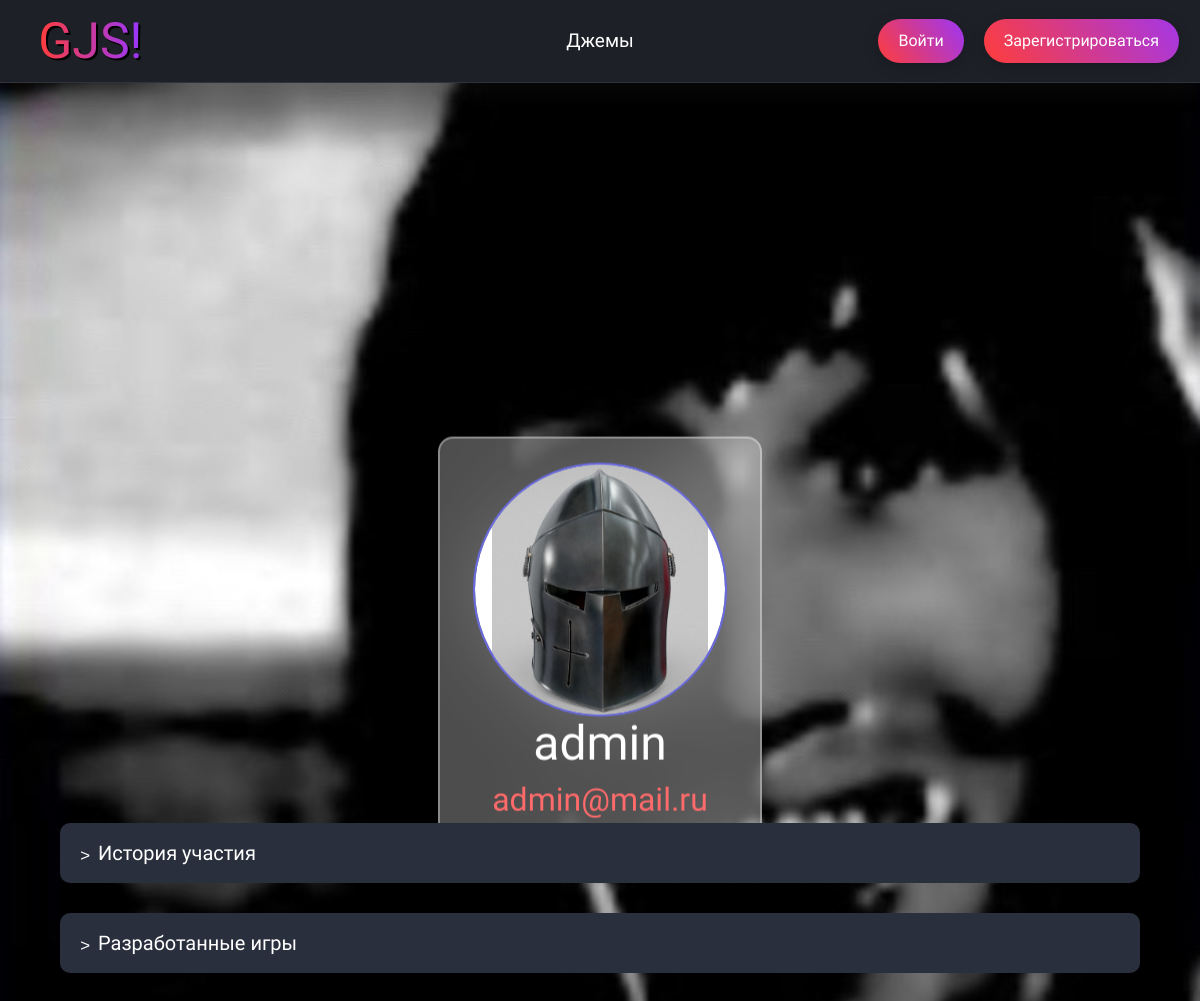
Page /profile/admin/ on the committed database.
### users/models.py (models this page shows)
class User(AbstractUser):
    email = models.EmailField(unique=True, verbose_name="Электронная почта")
    avatar_image = models.ImageField(upload_to="users", blank=True, null=True)
    hat_image = models.ImageField(upload_to="users", blank=True, null=True)

### users/views.py (the view)
# urls.py: path('<str:username>/', views.Profile.as_view(), name='profile_detail'),
class Profile(DetailView):
    model = User
    template_name = 'pages/user_pages/user_profile.html'
    context_object_name = 'profile_data'
    def get_object(self, queryset=None):
        username = self.kwargs.get('username')
        return get_object_or_404(User, username=username)
    def get_context_data(self, **kwargs):
        context = super().get_context_data(**kwargs)
        context['past_jams'] = get_user_jams_history(self.kwargs.get('username'))
        context['user_games'] = get_user_games_history(self.kwargs.get('username'))
        return context

### users/services.py (called while the page is built)
def get_user_jams_history(username: str) -> QuerySet:
    return (GameJam.objects.filter(users__username=username, status='FN')
    .annotate(
        user_rating=Round(
            Avg(
                Case(
                    When(ratinguserjam__user__username=username, then='ratinguserjam__stars'),
                    output_field=FloatField()
                )
            ),
            1  # Округляем до 1 знака после запятой
        )
    )).exclude(user_rating=None).values('uuid', 'title', 'theme', 'user_rating')

def get_user_games_history(username: str) -> QuerySet:
    return Game.objects.filter(user__username=username)

### templates/pages/user_pages/user_profile.html (shortened to what this page needs)
{% extends 'base.html' %}
{% load static %}
{% block head %}
<link rel="stylesheet" href="{% static 'css/avatar.css' %}">
{% endblock head %}
{% block content %}
<div class="profile">
    {% if profile_data.hat_image %}
    <img src="{{ profile_data.hat_image.url }}" alt="Шапка" id="hat-img">
    {% endif %}
    <div id="hat">
        <div class="avatar-block">
            <div>
                <label for="avatar-input" id="avatar">
                    {% if profile_data.avatar_image  %}
                    <img src="{{ profile_data.avatar_image.url }}" alt="Аватар" id="avatar-img">
                    {% endif %}
                </label>
            </div>
            <h2 class="display-5" style="text-align: center">{{ profile_data.username }}</h2>
            <h2 class="nickname" style="text-align: center">{{ profile_data.email }}</h2>
        </div>
    </div>
    <br>
</div>
<div class="user-st">
    <div class="user_games">
        <h5>История участия</h5>
    </div>
    <div class="user_games">
        <h5>Разработанные игры</h5>
    </div>
</div>
{% endblock %}

### static/css/style.css (style rules this page uses)
:root { --main-background: rgb(30, 32, 40); --head-foot: linear-gradient(90deg, rgb(24, 128, 255) 0%, rgba(24,128,255,1) 50%, rgba(48,159,255,1) 100%); }
* { scroll-behavior: smooth; }
body { background: var(--main-background); font-family: "PT Sans", serif; font-weight: 400; font-style: normal; color: #fff; font-size: 19px; display: grid; grid-template-rows: auto 1fr; grid-template-columns: auto 4fr; min-height: 100vh; }

### static/css/avatar.css (style rules this page uses)
.avatar-block { padding: 0.5%; display: flex; flex-direction: column; align-items: center; text-align: center; }
#hat { position: absolute; top: 50%; left: 50%; transform: translateY(-45%) translateX(-50%); display: flex; justify-content: center; padding: 25px; width: 27%; background: rgba(255, 255, 255, 0.3); border: 2px solid rgba(255, 255, 255, 0.35); backdrop-filter: blur(50px); border-radius: 15px; overflow: hidden; }
label { cursor: pointer; }
#avatar { display: flex; width: 250px; height: 250px; background-color: #fff; justify-content: center; align-items: center; border-radius: 50%; overflow: hidden; cursor: pointer; outline: 2px solid #696AE0; transition: 200ms ease-in-out; }
.nickname { color: #ff6b6b; }
#avatar-img { width: auto; height: 100%; }
.profile { height: 90vh; width: 100%; overflow: hidden; }
#hat-img { position: absolute; width: 100%; inset: 0 0 0 0; height: auto; z-index: -1; }
.user-st { font-size: 20px; margin: 20px 5% 50px 5%; display: flex; gap: 30px; flex-direction: column; }
.user_games { position: relative; padding: 0.9em 0.9em 0.1em 0.9em; cursor: pointer; background-color: #2a2f3d; border-radius: 10px; transition: 150ms ease; display: grid; grid-template-rows: 0 0fr; }
.user_games::after { content: '<'; font: 17px "Consolas", monospace; position: absolute; left: 20px; top: 1.3em; transform: rotate(180deg); pointer-events: none; }
.user_games h5 { margin: 0 20px; }

### rows in the picture
User: hat_image (picture), avatar_image (picture), username "admin", email "admin@mail.ru"
